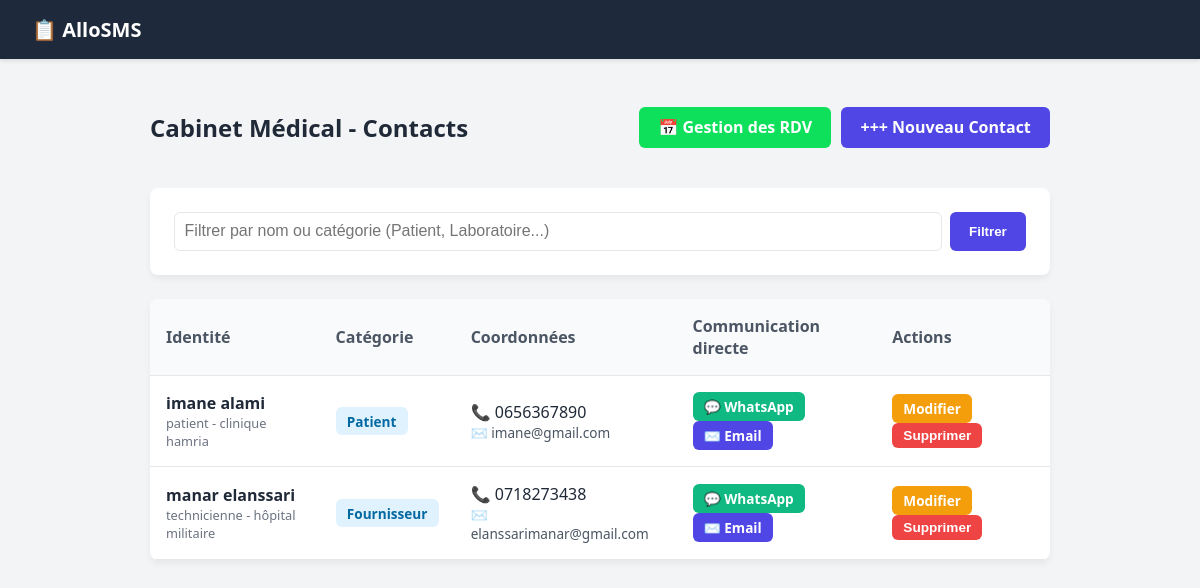
The page / on the database its author committed.
### tables this page shows
CREATE TABLE contacts (id INTEGER PRIMARY KEY AUTOINCREMENT, nom TEXT NOT NULL, prenom TEXT NOT NULL, telephone TEXT NOT NULL, email TEXT NOT NULL, categorie TEXT NOT NULL, adresse TEXT, fonction TEXT, entreprise TEXT);

### app.py (the view)
@app.route('/')
def index():
    conn = get_db_connection()
    search_query = request.args.get('search', '')
    if search_query:
        cur = conn.execute(
            "SELECT * FROM contacts WHERE nom LIKE ? OR prenom LIKE ? OR categorie LIKE ?",
            (f'%{search_query}%', f'%{search_query}%', f'%{search_query}%')
        )
    else:
        cur = conn.execute('SELECT * FROM contacts')
    contacts = cur.fetchall()
    conn.close()
    return render_template('index.html', contacts=contacts, search=search_query)

### app.py (called while the page is built)
def get_db_connection():
    conn = sqlite3.connect('contacts.db')
    conn.row_factory = sqlite3.Row
    return conn

### templates/index.html
{% extends 'base.html' %}
{% block content %}
<div class="flex-header" style="display: flex; justify-content: space-between; align-items: center; margin-bottom: 1.5rem;">
    <h2>Cabinet Médical - Contacts</h2>
    <div style="display: flex; gap: 10px;">
        <a href="/ouvrir_agenda" class="btn" style="background: #0fe05c; color: white; text-decoration: none; padding: 0.6rem 1.2rem; border-radius: 6px; font-weight: bold;">
            📅 Gestion des RDV
        </a>
        <a href="/ajouter" class="btn btn-primary" style="text-decoration: none;">+++ Nouveau Contact</a>
    </div>
</div>
<div class="card">
    <form method="GET" action="/" class="search-box">
        <input type="text" name="search" value="{{ search }}" class="form-control" placeholder="Filtrer par nom ou catégorie (Patient, Laboratoire...)">
        <button type="submit" class="btn btn-primary">Filtrer</button>
    </form>
</div>
<div class="card" style="padding: 0; overflow: hidden;">
    <table class="table">
        <thead>
            <tr>
                <th>Identité</th>
                <th>Catégorie</th>
                <th>Coordonnées</th>
                <th>Communication directe</th>
                <th>Actions</th>
            </tr>
        </thead>
        <tbody>
            {% for contact in contacts %}
            <tr>
                <td>
                    <strong>{{ contact.nom }} {{ contact.prenom }}</strong>
                    <div style="font-size: 0.8rem; color: #6b7280;">{{ contact.fonction }} - {{ contact.entreprise }}</div>
                </td>
                <td><span class="btn btn-sm" style="background: #e0f2fe; color: #0369a1; cursor: default;">{{ contact.categorie }}</span></td>
                <td>
                    <div>📞 {{ contact.telephone }}</div>
                    <div style="font-size: 0.85rem; color: #4b5563;">✉️ {{ contact.email }}</div>
                </td>
                <td>
                    <a href="https://whatsapp.com{{ contact.telephone[1:] }}&text=Bonjour%20{{ contact.prenom }},%20votre%20cabinet%20médical%20vous%20contacte."
                    target="_blank" class="btn btn-success btn-sm">💬 WhatsApp</a>
                    <a href="/email/{{ contact.id }}" class="btn btn-primary btn-sm">✉️ Email</a>
                </td>
                <td>
                    <a href="/modifier/{{ contact.id }}" class="btn btn-warning btn-sm" style="background: #f59e0b; color: white; text-decoration: none; padding: 0.3rem 0.7rem; border-radius: 6px; margin-right: 5px;">Modifier</a>
                    <form action="/supprimer/{{ contact.id }}" method="POST" style="display:inline;">
                        <button type="submit" class="btn btn-danger btn-sm" onclick="return confirm('Supprimer ?')">Supprimer</button>
                    </form>
                </td>
            </tr>
            {% else %}
            <tr><td colspan="5" style="text-align: center; padding: 2rem;">Aucun acteur trouvé.</td></tr>
            {% endfor %}
        </tbody>
    </table>
</div>
{% endblock %}

### templates/base.html (shortened to what this page needs)
<!DOCTYPE html>
<html lang="fr">
<head>
</head>
<body>
    <div class="navbar">
        <a href="/">📋 AlloSMS</a>
    </div>
    <div class="container">
        {% block content %} {% endblock %}
    </div>
</body>
</html>

### templates/base.html (style rules this page uses)
:root { --bg: #f3f4f6; --card-bg: #ffffff; --text: #1f2937; --primary: #4f46e5; --primary-hover: #4338ca; --success: #10b981; --danger: #ef4444; --warning: #f59e0b; --border: #e5e7eb; }
body { font-family: 'Segoe UI', system-ui, sans-serif; background-color: var(--bg); color: var(--text); margin: 0; padding: 0; }
.navbar { background-color: #1e293b; padding: 1rem 2rem; box-shadow: 0 2px 4px rgba(0,0,0,0.1); }
.navbar a { color: white; text-decoration: none; font-weight: bold; font-size: 1.25rem; }
.container { max-width: 900px; margin: 2rem auto; padding: 0 1rem; }
.card { background: var(--card-bg); border-radius: 8px; padding: 1.5rem; box-shadow: 0 4px 6px rgba(0,0,0,0.05); margin-bottom: 1.5rem; }
.btn { display: inline-block; padding: 0.6rem 1.2rem; border-radius: 6px; font-weight: 600; text-decoration: none; border: none; cursor: pointer; transition: all 0.2s; }
.btn-primary { background: var(--primary); color: white; }
.btn-success { background: var(--success); color: white; }
.btn-warning { background: var(--warning); color: #1f2937; }
.btn-danger { background: var(--danger); color: white; }
.btn-sm { padding: 0.3rem 0.7rem; font-size: 0.85rem; }
.form-control { width: 100%; padding: 0.6rem; border: 1px solid var(--border); border-radius: 6px; box-sizing: border-box; font-size: 1rem; }
.table { width: 100%; border-collapse: collapse; }
.table th, .table td { padding: 1rem; text-align: left; border-bottom: 1px solid var(--border); }
.table th { background: #f9fafb; color: #4b5563; font-weight: 600; }
.flex-header { display: flex; justify-content: space-between; align-items: center; margin-bottom: 1.5rem; }
.search-box { display: flex; gap: 0.5rem; }
.search-box .form-control { flex: 1; }

### rows shown on the page
contacts: nom "imane", prenom "alami", fonction "patient", entreprise "clinique hamria", categorie "Patient", telephone "0656367890", email "imane@gmail.com"
contacts: nom "manar", prenom "elanssari", fonction "technicienne", entreprise "hôpital militaire", categorie "Fournisseur", telephone "0718273438", email "elanssarimanar@gmail.com"
